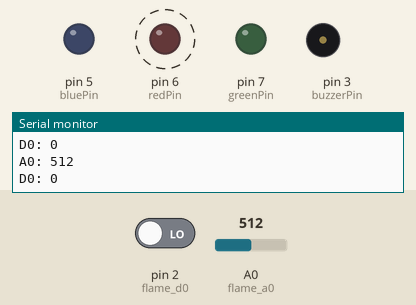
This sketch was run on a simulated Arduino Uno, built with avr-gcc and run on an emulated ATmega328P. Parts: output pins drawn as LEDs (lit = HIGH), buzzer (waves = sounding), the last lines printed to the serial monitor. Dashed ring = blinking. Inputs (shaded band) come from the test bench; at power-on: pin 2 (flame_d0) LOW, A0 (flame_a0) = 512.

Above: at 1.55 s.
1.6 s: pin 2 (flame_d0) driven HIGH
At 2.2 s:
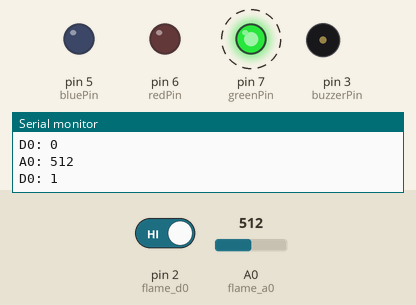
At 2.6 s:
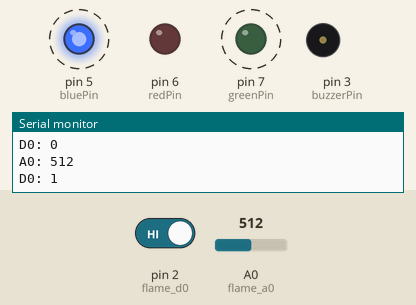
5.0 s: pin 2 (flame_d0) driven LOW
At 6.05 s:
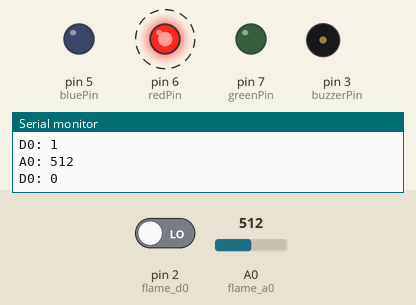
Timing chart, 0 to 14.4 s (numbered marks = the images above; inputs shaded):
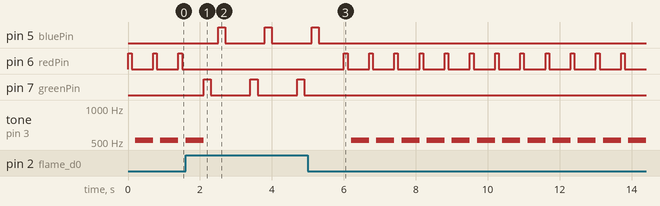

The sketch:

flame_with_led.ino
```cpp
const int buzzerPin = 3; // buzzer pin
const int flame_a0 = A0; // flame sensor anaalog pin
const int flame_d0 = 2; // flame sensor digital pin

// led pin
const int bluePin = 5;
const int redPin = 6;
const int greenPin = 7;

void setup() {
  pinMode(buzzerPin, OUTPUT);
  pinMode(flame_d0, INPUT);
  pinMode(bluePin, OUTPUT);
  pinMode(redPin, OUTPUT);
  pinMode(greenPin, OUTPUT);
  Serial.begin(9600);
}

void loop() {

  int analogVal = analogRead(flame_a0);
  boolean stat = digitalRead(flame_d0);

  Serial.print("A0: ");
  Serial.println(analogVal);
  Serial.print("D0: ");
  Serial.println(stat);

  if(stat == HIGH){
    digitalWrite(greenPin, HIGH);
    delay(200);
    digitalWrite(greenPin, LOW);
    delay(200);
    digitalWrite(bluePin, HIGH);
    delay(200);
    digitalWrite(bluePin, LOW);
    delay(200);
    noTone(buzzerPin);
  }

  if(stat == LOW)
  {
    digitalWrite(redPin, HIGH);
    delay(100);
    digitalWrite(redPin, LOW);
    delay(100);
    tone(buzzerPin, 520, 500);
  }
  delay(500);
}
```

Measured:
- after the input at 1.6 s, pin 5 (bluePin): alternates HIGH for 0.20 s and LOW for 1.1 s, starting after 0.90 s; pin 6 (redPin): stops changing and stays LOW; pin 7 (greenPin): alternates HIGH for 0.20 s and LOW for 1.1 s, starting after 0.50 s; tone on pin 3 (buzzerPin): goes on until 2.1 s, then stays silent
- after the input at 5.0 s, pin 5 (bluePin): goes on until 5.3 s, then stays LOW; pin 6 (redPin): alternates HIGH for 0.10 s and LOW for 0.60 s, starting after 1.0 s; pin 7 (greenPin): stops changing and stays LOW; tone on pin 3 (buzzerPin): alternates 520 Hz for 0.50 s and silent for 0.20 s, starting after 1.2 s
- by itself, pin 6 (redPin): alternates HIGH for 0.10 s and LOW for 0.60 s
- by itself, tone on pin 3 (buzzerPin): alternates 520 Hz for 0.50 s and silent for 0.20 s
